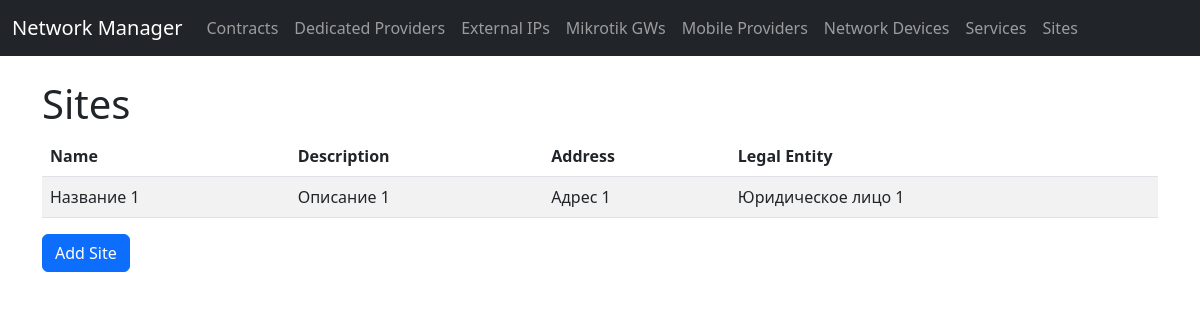
Before: /sites/ with the older database file.
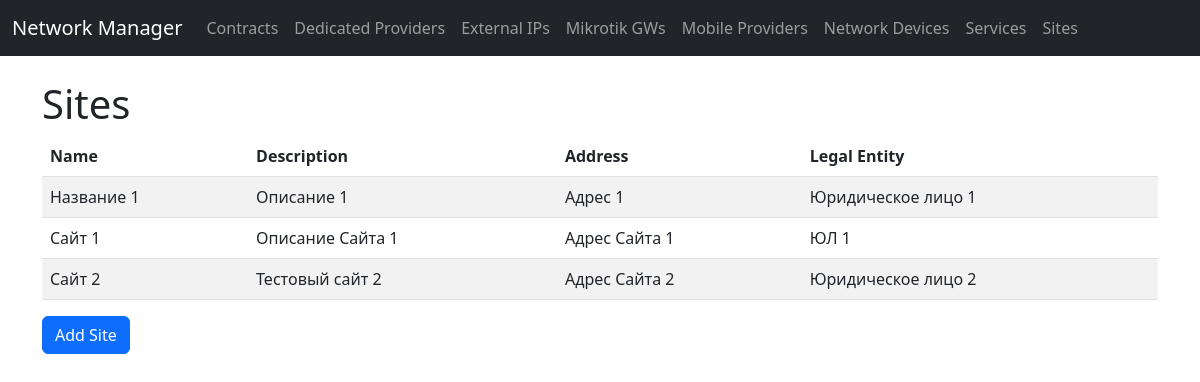
After: the same page with the newer database file.
### network_manager/models.py (models this page shows, shortened)
class Site(models.Model):
    name = models.CharField(max_length=255, verbose_name="Название")
    description = models.TextField(verbose_name="Описание", blank=True, null=True)
    address = models.CharField(max_length=255, verbose_name="Адрес")
    td = models.CharField(max_length=255, verbose_name="Торговая дирекция, регион")
    legal_entity = models.CharField(max_length=255, verbose_name="Юридическое лицо")
    data_subnet = models.GenericIPAddressField(protocol='IPv4', verbose_name="Подсеть Data", blank=True, null=True)
    voice_subnet = models.GenericIPAddressField(protocol='IPv4', verbose_name="Подсеть Voice", blank=True, null=True)
    tech_subnet = models.GenericIPAddressField(protocol='IPv4', verbose_name="Подсеть Tech", blank=True, null=True)
    iot_subnet = models.GenericIPAddressField(protocol='IPv4', verbose_name="Подсеть IoT", blank=True, null=True)

### network_manager/views.py (the view)
# urls.py: path('sites/', site_list, name='site_list'),
def site_list(request):
    sites = Site.objects.all()  # Извлекаем все объекты Site
    return render(request, 'network_manager/site_list.html', {'sites': sites})  # Передаем их в шаблон

### network_manager/templates/network_manager/site_list.html (shortened to what this page needs)
{% extends 'base.html' %}
{% block content %}
<h1>Sites</h1>
<table class="table table-striped table-hover">
    <thead>
        <tr>
            <th>Name</th>
            <th>Description</th>
            <th>Address</th>
            <th>Legal Entity</th>
        </tr>
    </thead>
    <tbody>
        {% if sites %}
            {% for site in sites %}
            <tr onclick="location.href='{% url 'edit_site' site.id %}'" style="cursor: pointer;">
                <td>{{ site.name }}</td>
                <td>{{ site.description }}</td>
                <td>{{ site.address }}</td>
                <td>{{ site.legal_entity }}</td>
            </tr>
            {% endfor %}
        {% else %}
            <tr>
                <td colspan="4">No sites available.</td>
            </tr>
        {% endif %}
    </tbody>
</table>
<a href="{% url 'add_site' %}" class="btn btn-primary">Add Site</a>
{% endblock %}

Changed rows visible on the page:
added Site: name "Сайт 1", description "Описание Сайта 1", address "Адрес Сайта 1", legal_entity "ЮЛ 1"
added Site: name "Сайт 2", description "Тестовый сайт 2", address "Адрес Сайта 2", legal_entity "Юридическое лицо 2"
